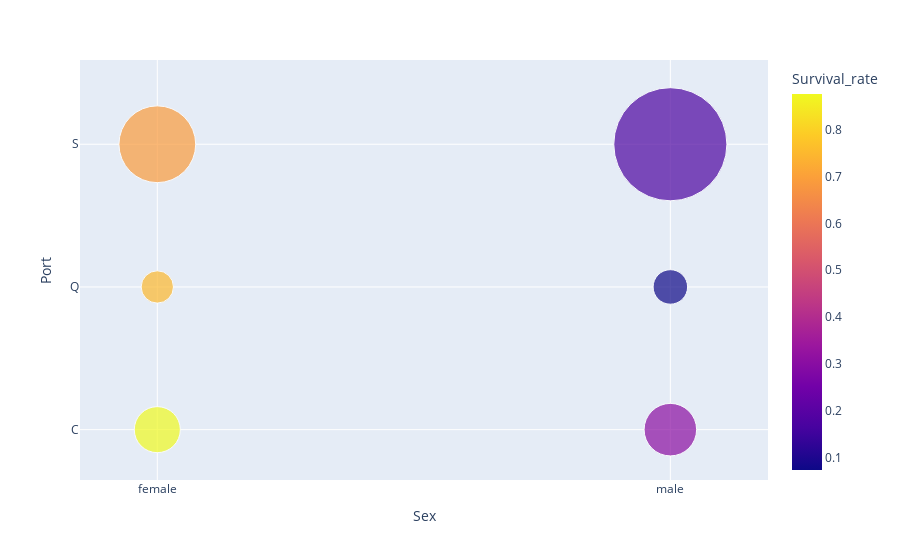

The notebook cell saved with this chart:
### Code cell
import numpy as np
table = df.groupby(['Embarked','Sex'])['Survived'].agg([np.mean,'count']).reset_index().copy()
table.columns = table.columns.map({'Embarked':'Port','Sex':'Sex','mean':'Survival_rate','count':'Passenger_count'})
# table
fig = px.scatter(data_frame=table,x='Sex',y='Port',size='Passenger_count',size_max=80,color='Survival_rate')
fig.show()

### Figure 1 — Plotly figure (JSON) as saved in the notebook; plotly's stock layout.template omitted (floating-point values rounded to 4 significant figures)
{"data": [{"hovertemplate": "Sex=%{x}<br>Port=%{y}<br>Passenger_count=%{marker.size}<br>Survival_rate=%{marker.color}<extra></extra>", "legendgroup": "", "marker": {"color": [0.8767, 0.3053, 0.75, 0.07317, 0.6897, 0.1746], "coloraxis": "coloraxis", "size": [73, 95, 36, 41, 203, 441], "sizemode": "area", "sizeref": 0.06891, "symbol": "circle"}, "mode": "markers", "name": "", "orientation": "v", "showlegend": false, "type": "scatter", "x": ["female", "male", "female", "male", "female", "male"], "xaxis": "x", "y": ["C", "C", "Q", "Q", "S", "S"], "yaxis": "y"}], "layout": {"coloraxis": {"colorbar": {"title": {"text": "Survival_rate"}}, "colorscale": [[0, "#0d0887"], [0.1111, "#46039f"], [0.2222, "#7201a8"], [0.3333, "#9c179e"], [0.4444, "#bd3786"], [0.5556, "#d8576b"], [0.6667, "#ed7953"], [0.7778, "#fb9f3a"], [0.8889, "#fdca26"], [1, "#f0f921"]]}, "legend": {"itemsizing": "constant", "tracegroupgap": 0}, "margin": {"t": 60}, "xaxis": {"anchor": "y", "domain": [0, 1], "title": {"text": "Sex"}}, "yaxis": {"anchor": "x", "domain": [0, 1], "title": {"text": "Port"}}}}
